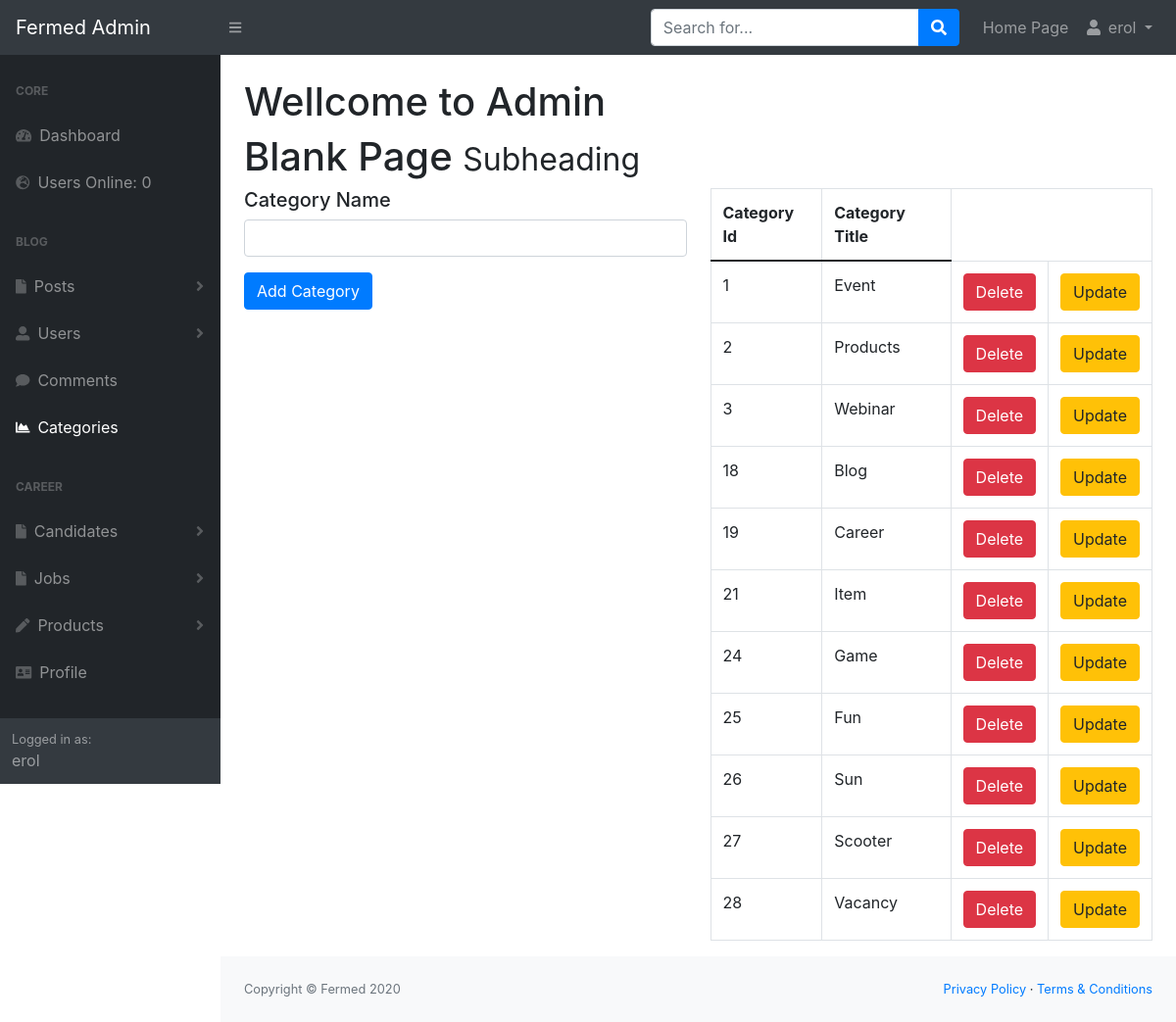
/admin/categories.php (signed in), run on the app's committed database.
### tables this page shows
CREATE TABLE `categories` (
  `category_id` int(4) NOT NULL,
  `category_title` varchar(255) NOT NULL
);

### admin/functions.php (the view, shortened to what this page needs)
<?php
function findAllCategories(){
    global $connection;
    $query = "SELECT * FROM categories";
    $select_categories = mysqli_query($connection,$query);
    while($row = mysqli_fetch_assoc($select_categories)){
        $category_id = $row['category_id'];
        $category_title = $row['category_title'];
        echo "<tr>";
        echo "<td>$category_id</td>";
        echo "<td>$category_title</td>";
        echo "<td> <a class='btn btn-danger' href='categories.php?delete=$category_id'>Delete</a> </td>";
        echo "<td> <a class='btn btn-warning' href='categories.php?update=$category_id'>Update</a> </td>";
        echo "</tr>";
    }
}
?>

### data on the page
categories: category_id "1", category_title "Event"
categories: category_id "2", category_title "Products"
categories: category_id "3", category_title "Webinar"
categories: category_id "18", category_title "Blog"
categories: category_id "19", category_title "Career"
categories: category_id "21", category_title "Item"
categories: category_id "24", category_title "Game"
categories: category_id "25", category_title "Fun"
categories: category_id "26", category_title "Sun"
categories: category_id "27", category_title "Scooter"
categories: category_id "28", category_title "Vacancy"

### other printed values
$_SESSION['user_name'] "erol"
users_online() "0"
